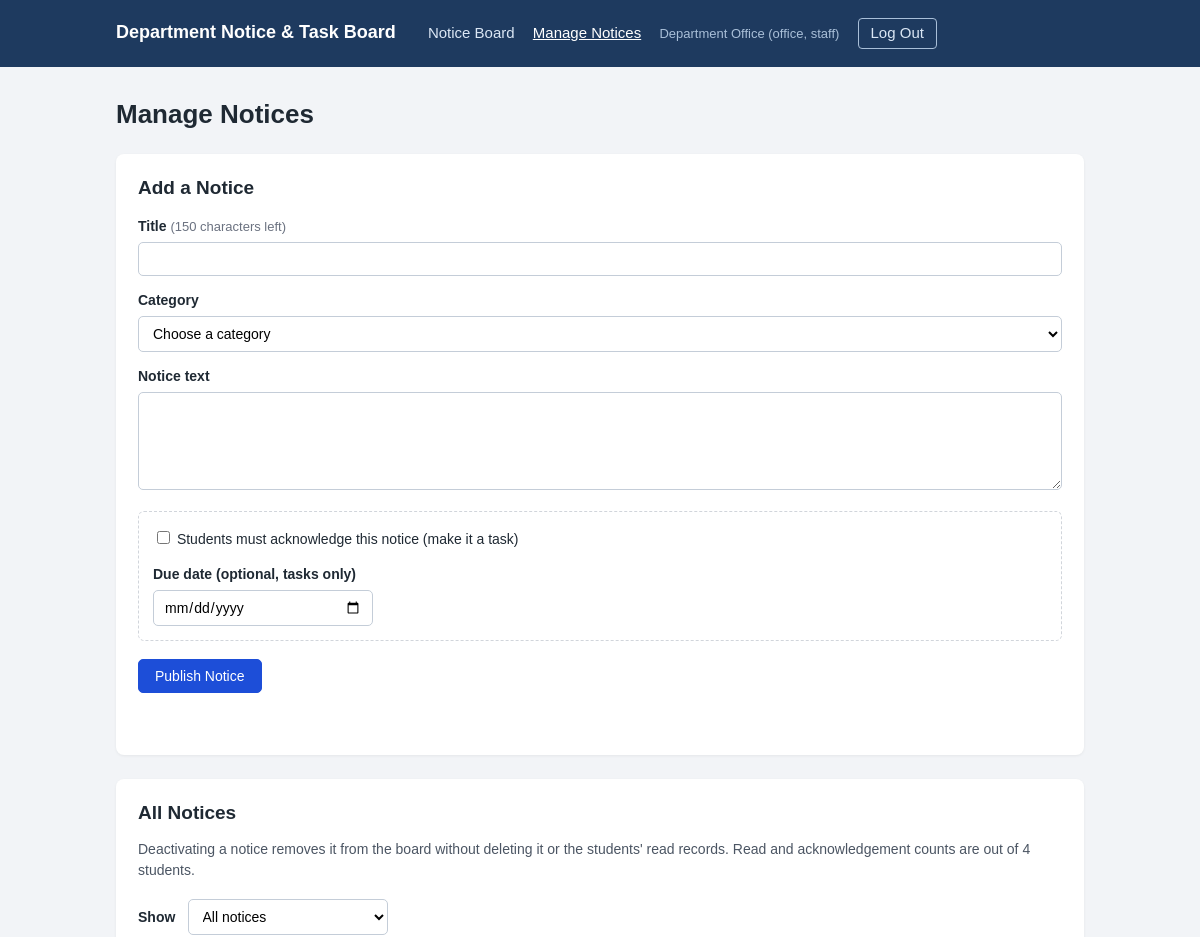
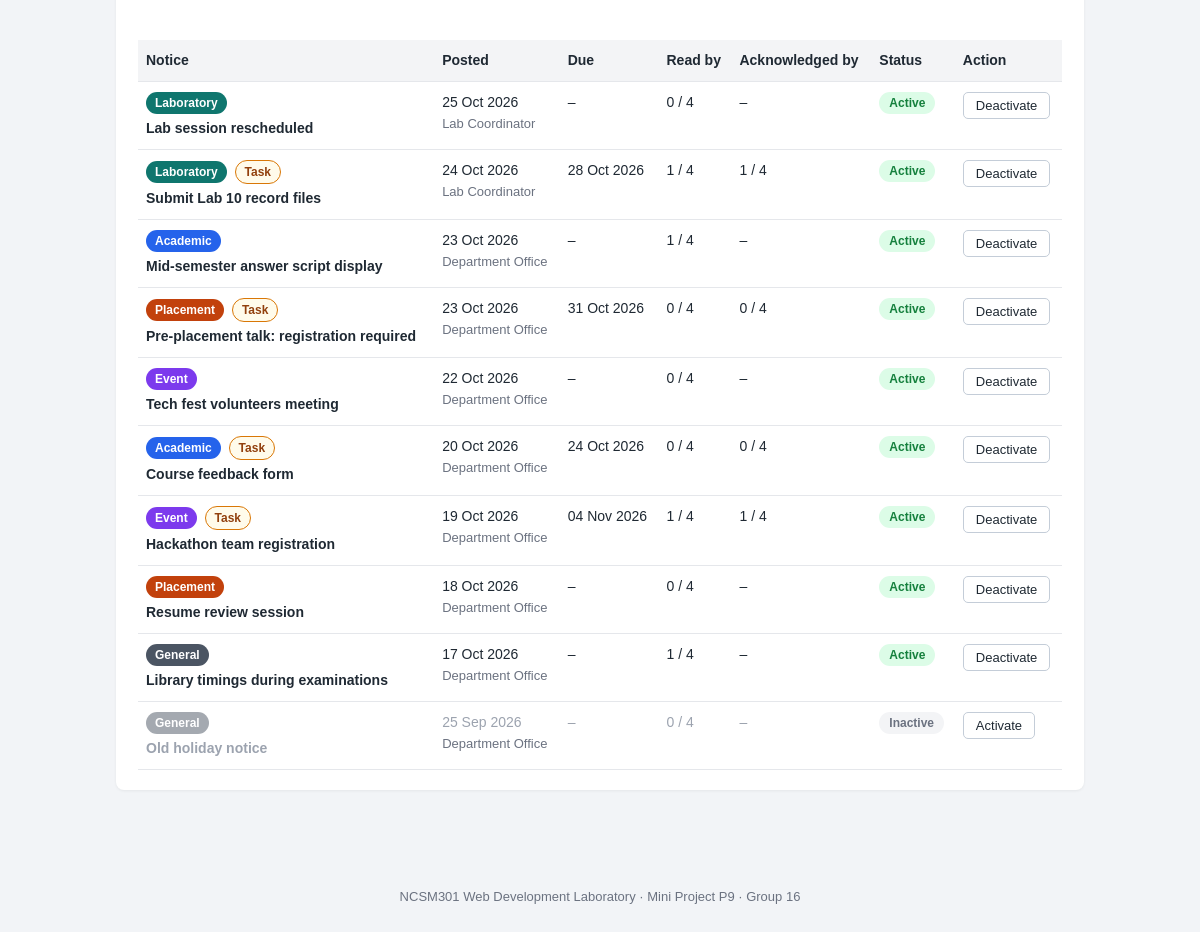
/manage.php (signed in), run on the app's committed database (2 pictures, top to bottom).
### tables this page shows
CREATE TABLE notices (
    notice_id    INT AUTO_INCREMENT PRIMARY KEY,
    title        VARCHAR(150) NOT NULL,
    body         TEXT         NOT NULL,
    category_id  INT          NOT NULL,
    posted_by    INT          NOT NULL,
    due_date     DATE         NULL,
    requires_ack TINYINT(1)   NOT NULL DEFAULT 0,
    is_active    TINYINT(1)   NOT NULL DEFAULT 1,
    created_at   TIMESTAMP    NOT NULL DEFAULT CURRENT_TIMESTAMP,
    FOREIGN KEY (category_id) REFERENCES categories (category_id),
    FOREIGN KEY (posted_by) REFERENCES users (user_id)
);

CREATE TABLE categories (
    category_id INT AUTO_INCREMENT PRIMARY KEY,
    name        VARCHAR(30) NOT NULL UNIQUE
);

CREATE TABLE users (
    user_id       INT AUTO_INCREMENT PRIMARY KEY,
    login_id      VARCHAR(20)  NOT NULL UNIQUE,
    full_name     VARCHAR(100) NOT NULL,
    password_hash VARCHAR(255) NOT NULL,
    role          VARCHAR(10)  NOT NULL DEFAULT 'student',
    CHECK (role IN ('student', 'staff'))
);

### manage.php (the view, shortened to what this page needs)
<?php
require "db.php";
$old = isset($_SESSION["oldNotice"]) ? $_SESSION["oldNotice"] : [
    "title" => "",
    "categoryId" => 0,
    "body" => "",
    "dueDate" => "",
    "requiresAck" => false,
];
$studentCount = (int) $pdo->query("SELECT COUNT(*) FROM users WHERE role = 'student'")->fetchColumn();
$notices = $pdo->query(
    "SELECT n.notice_id, n.title, n.due_date, n.requires_ack, n.is_active, n.created_at,
            c.name AS category, u.full_name AS posted_by,
            (SELECT COUNT(*) FROM notice_reads s JOIN users r ON r.user_id = s.user_id
             WHERE s.notice_id = n.notice_id AND r.role = 'student' AND s.read_at IS NOT NULL) AS read_count,
            (SELECT COUNT(*) FROM notice_reads s JOIN users r ON r.user_id = s.user_id
             WHERE s.notice_id = n.notice_id AND r.role = 'student' AND s.acknowledged_at IS NOT NULL) AS ack_count
     FROM notices n
     JOIN categories c ON n.category_id = c.category_id
     JOIN users u ON n.posted_by = u.user_id
     ORDER BY n.is_active DESC, n.created_at DESC"
)->fetchAll();
require "header.php";
?>
    <main class="page-container">
        <h1>Manage Notices</h1>
        <section class="panel">
            <h2>Add a Notice</h2>
            <form id="notice-form" action="add_notice.php" method="post">
                <label for="title">Title <span id="title-count" class="char-count"></span></label>
                <input type="text" id="title" name="title" maxlength="150"
                       value="<?php echo htmlspecialchars($old["title"]); ?>">
                <label for="category-id">Category</label>
                <select id="category-id" name="categoryId">
                    <option value="">Choose a category</option>
                </select>
                <label for="body">Notice text</label>
                <textarea id="body" name="body" rows="5"><?php echo htmlspecialchars($old["body"]); ?></textarea>
                <div class="task-options">
                    <label class="checkbox-label" for="requires-ack">
                        <input type="checkbox" id="requires-ack" name="requiresAck" value="1"
                            <?php echo $old["requiresAck"] ? "checked" : ""; ?>>
                        Students must acknowledge this notice (make it a task)
                    </label>
                    <label for="due-date">Due date (optional, tasks only)</label>
                    <input type="date" id="due-date" name="dueDate" min="<?php echo date("Y-m-d"); ?>"
                           value="<?php echo htmlspecialchars($old["dueDate"]); ?>">
                </div>
                <button type="submit" class="button-primary">Publish Notice</button>
            </form>
            <p id="notice-form-message" class="form-message" aria-live="polite"></p>
        </section>
        <section class="panel">
            <h2>All Notices</h2>
            <p class="panel-help">
                Deactivating a notice removes it from the board without deleting it or the students' read records.
                Read and acknowledgement counts are out of <?php echo $studentCount; ?> students.
            </p>
            <div class="table-filter">
                <label for="status-filter">Show</label>
                <select id="status-filter">
                    <option value="all">All notices</option>
                </select>
            </div>
            <p id="manage-message" class="status-message" aria-live="polite"></p>
            <div class="table-wrapper">
                <table class="notice-table">
                    <thead>
                        <tr>
                            <th>Notice</th>
                            <th>Posted</th>
                            <th>Due</th>
                            <th>Read by</th>
                            <th>Acknowledged by</th>
                            <th>Status</th>
                            <th>Action</th>
                        </tr>
                    </thead>
                    <tbody>
                        <?php foreach ($notices as $notice): ?>
                            <?php $isActive = $notice["is_active"] == 1; ?>
                            <tr id="row-<?php echo $notice["notice_id"]; ?>"
                                class="notice-row <?php echo $isActive ? "" : "row-inactive"; ?>"
                                data-active="<?php echo $isActive ? "1" : "0"; ?>">
                                <td>
                                    <span class="badge badge-<?php echo strtolower(htmlspecialchars($notice["category"])); ?>">
                                        <?php echo htmlspecialchars($notice["category"]); ?>
                                    </span>
                                    <?php if ($notice["requires_ack"] == 1): ?>
                                        <span class="badge badge-task">Task</span>
                                    <?php endif; ?>
                                    <span class="table-title"><?php echo htmlspecialchars($notice["title"]); ?></span>
                                </td>
                                <td>
                                    <?php echo date("d M Y", strtotime($notice["created_at"])); ?><br>
                                    <span class="muted"><?php echo htmlspecialchars($notice["posted_by"]); ?></span>
                                </td>
                                <td><?php echo $notice["due_date"] !== null ? date("d M Y", strtotime($notice["due_date"])) : "&ndash;"; ?></td>
                                <td><?php echo $notice["read_count"]; ?> / <?php echo $studentCount; ?></td>
                                <td>
                                    <?php echo $notice["requires_ack"] == 1 ? $notice["ack_count"] . " / " . $studentCount : "&ndash;"; ?>
                                </td>
                                <td>
                                    <span class="status-pill <?php echo $isActive ? "status-active" : "status-inactive"; ?>">
                                        <?php echo $isActive ? "Active" : "Inactive"; ?>
                                    </span>
                                </td>
                                <td>
                                    <button type="button" class="toggle-button"
                                            data-notice-id="<?php echo $notice["notice_id"]; ?>">
                                        <?php echo $isActive ? "Deactivate" : "Activate"; ?>
                                    </button>
                                </td>
                            </tr>
                        <?php endforeach; ?>
                    </tbody>
                </table>
            </div>
        </section>
    </main>
<?php require "footer.php"; ?>
</body>
</html>

### styles.css (style rules this page uses)
* { box-sizing: border-box; }
body { margin: 0; font-family: Arial, Helvetica, sans-serif; font-size: 15px; line-height: 1.5; color: #1f2933; background-color: #f2f4f7; }
h1 { margin: 0 0 20px; font-size: 26px; }
h2 { margin: 0 0 12px; font-size: 19px; }
.page-container { max-width: 1000px; margin: 0 auto; padding: 28px 16px 40px; }
.muted { color: #6b7280; font-size: 13px; }
button, .button-link { display: inline-block; padding: 8px 16px; border: 1px solid #c4cdd8; border-radius: 5px; background-color: #ffffff; color: #1f2933; font-size: 14px; text-decoration: none; cursor: pointer; }
.button-primary { border-color: #1d4ed8; background-color: #1d4ed8; color: #ffffff; }
label { display: block; margin: 14px 0 5px; font-weight: bold; font-size: 14px; }
input[type="text"], input[type="password"], input[type="date"], select, textarea { width: 100%; padding: 8px 10px; border: 1px solid #c4cdd8; border-radius: 5px; font-family: inherit; font-size: 14px; background-color: #ffffff; }
textarea { resize: vertical; }
.checkbox-label { font-weight: normal; }
.char-count { font-weight: normal; color: #6b7280; font-size: 13px; }
.status-message, .form-message { min-height: 22px; margin: 10px 0; color: #14532d; font-weight: bold; }
.badge { display: inline-block; margin-right: 4px; padding: 2px 9px; border-radius: 12px; font-size: 12px; font-weight: bold; color: #ffffff; background-color: #6b7280; }
.badge-academic { background-color: #2563eb; }
.badge-laboratory { background-color: #0f766e; }
.badge-event { background-color: #7c3aed; }
.badge-placement { background-color: #c2410c; }
.badge-general { background-color: #4b5563; }
.badge-task { border: 1px solid #d97706; background-color: #fffbeb; color: #92400e; }
.panel { margin-bottom: 24px; padding: 20px 22px; border-radius: 8px; background-color: #ffffff; box-shadow: 0 1px 3px rgba(0, 0, 0, 0.06); }
.panel-help { margin: 0 0 12px; color: #4b5563; font-size: 14px; }
#notice-form button { margin-top: 18px; }
.task-options { margin-top: 14px; padding: 2px 14px 14px; border: 1px dashed #d1d5db; border-radius: 6px; }
.task-options input[type="date"] { width: 220px; max-width: 100%; }
.table-filter label { display: inline-block; margin-right: 8px; }
.table-filter select { width: 200px; }
.table-wrapper { overflow-x: auto; }
.notice-table { width: 100%; border-collapse: collapse; font-size: 14px; }
.notice-table th, .notice-table td { padding: 10px 8px; border-bottom: 1px solid #e5e7eb; text-align: left; vertical-align: top; }
.notice-table th { background-color: #f3f4f6; white-space: nowrap; }
.table-title { display: block; margin-top: 4px; font-weight: bold; }
.row-inactive td { color: #9ca3af; }
.row-inactive .badge { opacity: 0.5; }
.status-pill { display: inline-block; padding: 2px 10px; border-radius: 12px; font-size: 12px; font-weight: bold; }
.status-active { background-color: #dcfce7; color: #15803d; }
.status-inactive { background-color: #f3f4f6; color: #6b7280; }
.toggle-button { padding: 5px 12px; font-size: 13px; white-space: nowrap; }

### data on the page
notices: category.name "Laboratory", title "Lab session rescheduled", created_at "25 Oct 2026", posted_by.full_name "Lab Coordinator", read_count "0", studentCount "4", is_active "Active"
notices: category.name "Laboratory", requires_ack "Task", title "Submit Lab 10 record files", created_at "24 Oct 2026", posted_by.full_name "Lab Coordinator", due_date "28 Oct 2026", read_count "1", studentCount "4", ack_count "1", is_active "Active"
notices: category.name "Academic", title "Mid-semester answer script display", created_at "23 Oct 2026", posted_by.full_name "Department Office", read_count "1", studentCount "4", is_active "Active"
notices: category.name "Placement", requires_ack "Task", title "Pre-placement talk: registration required", created_at "23 Oct 2026", posted_by.full_name "Department Office", due_date "31 Oct 2026", read_count "0", studentCount "4", ack_count "0", is_active "Active"
notices: category.name "Event", title "Tech fest volunteers meeting", created_at "22 Oct 2026", posted_by.full_name "Department Office", read_count "0", studentCount "4", is_active "Active"
notices: category.name "Academic", requires_ack "Task", title "Course feedback form", created_at "20 Oct 2026", posted_by.full_name "Department Office", due_date "24 Oct 2026", read_count "0", studentCount "4", ack_count "0", is_active "Active"
notices: category.name "Event", requires_ack "Task", title "Hackathon team registration", created_at "19 Oct 2026", posted_by.full_name "Department Office", due_date "04 Nov 2026", read_count "1", studentCount "4", ack_count "1", is_active "Active"
notices: category.name "Placement", title "Resume review session", created_at "18 Oct 2026", posted_by.full_name "Department Office", read_count "0", studentCount "4", is_active "Active"
notices: category.name "General", title "Library timings during examinations", created_at "17 Oct 2026", posted_by.full_name "Department Office", read_count "1", studentCount "4", is_active "Active"
notices: category.name "General", title "Old holiday notice", created_at "25 Sep 2026", posted_by.full_name "Department Office", read_count "0", studentCount "4", is_active "Inactive"

### other printed values
$_SESSION["fullName"] "Department Office"
$_SESSION["loginId"] "office"
$_SESSION["role"] "staff"
$studentCount "4"
